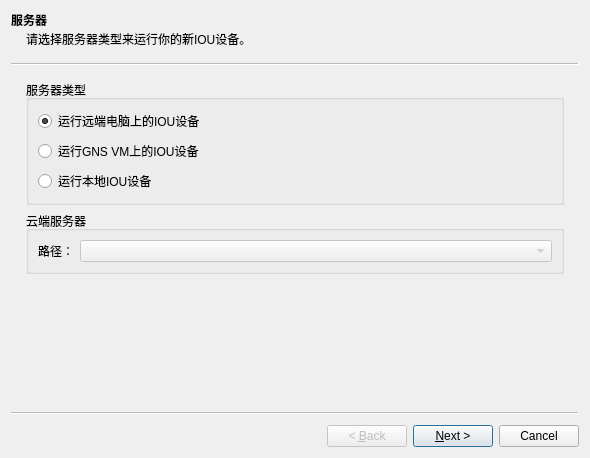
<?xml version="1.0" encoding="UTF-8"?>
<ui version="4.0">
 <class>IOUDeviceWizard</class>
 <widget class="QWizard" name="IOUDeviceWizard">
  <property name="geometry">
   <rect>
    <x>0</x>
    <y>0</y>
    <width>590</width>
    <height>458</height>
   </rect>
  </property>
  <property name="windowTitle">
   <string>新添IOU设备模板</string>
  </property>
  <property name="modal">
   <bool>true</bool>
  </property>
  <widget class="QWizardPage" name="uiServerWizardPage">
   <property name="title">
    <string>服务器</string>
   </property>
   <property name="subTitle">
    <string>请选择服务器类型来运行你的新IOU设备。</string>
   </property>
   <layout class="QGridLayout" name="gridLayout_2">
    <item row="0" column="0">
     <widget class="QGroupBox" name="uiServerTypeGroupBox">
      <property name="title">
       <string>服务器类型</string>
      </property>
      <layout class="QVBoxLayout" name="verticalLayout">
       <item>
        <widget class="QRadioButton" name="uiRemoteRadioButton">
         <property name="text">
          <string>运行远端电脑上的IOU设备</string>
         </property>
         <property name="checked">
          <bool>true</bool>
         </property>
        </widget>
       </item>
       <item>
        <widget class="QRadioButton" name="uiVMRadioButton">
         <property name="text">
          <string>运行GNS VM上的IOU设备</string>
         </property>
        </widget>
       </item>
       <item>
        <widget class="QRadioButton" name="uiLocalRadioButton">
         <property name="text">
          <string>运行本地IOU设备</string>
         </property>
        </widget>
       </item>
      </layout>
     </widget>
    </item>
    <item row="1" column="0">
     <widget class="QGroupBox" name="uiRemoteServersGroupBox">
      <property name="title">
       <string>云端服务器</string>
      </property>
      <layout class="QGridLayout" name="gridLayout_7">
       <item row="0" column="0">
        <widget class="QLabel" name="uiRemoteServersLabel">
         <property name="text">
          <string>路径：</string>
         </property>
        </widget>
       </item>
       <item row="0" column="1">
        <widget class="QComboBox" name="uiRemoteServersComboBox">
         <property name="enabled">
          <bool>false</bool>
         </property>
         <property name="sizePolicy">
          <sizepolicy hsizetype="Expanding" vsizetype="Fixed">
           <horstretch>0</horstretch>
           <verstretch>0</verstretch>
          </sizepolicy>
         </property>
        </widget>
       </item>
      </layout>
     </widget>
    </item>
   </layout>
  </widget>
  <widget class="QWizardPage" name="uiNameWizardPage">
   <property name="title">
    <string>名称和镜像</string>
   </property>
   <property name="subTitle">
    <string>请为新的IOu设备选择一个描述性的名称和图像添加一个镜像</string>
   </property>
   <layout class="QVBoxLayout" name="verticalLayout_2">
    <item>
     <layout class="QFormLayout" name="formLayout_7">
      <property name="fieldGrowthPolicy">
       <enum>QFormLayout::ExpandingFieldsGrow</enum>
      </property>
      <item row="0" column="0">
       <widget class="QLabel" name="uiNameLabel">
        <property name="text">
         <string>名称：</string>
        </property>
       </widget>
      </item>
      <item row="0" column="1">
       <widget class="QLineEdit" name="uiNameLineEdit"/>
      </item>
     </layout>
    </item>
    <item>
     <widget class="QGroupBox" name="groupBox">
      <property name="layoutDirection">
       <enum>Qt::LeftToRight</enum>
      </property>
      <property name="autoFillBackground">
       <bool>false</bool>
      </property>
      <property name="title">
       <string>镜像</string>
      </property>
      <layout class="QVBoxLayout" name="verticalLayout_3">
       <item>
        <layout class="QHBoxLayout" name="horizontalLayout_2">
         <item>
          <widget class="QRadioButton" name="uiExistingImageRadioButton">
           <property name="text">
            <string>导入的镜像</string>
           </property>
           <property name="checked">
            <bool>true</bool>
           </property>
          </widget>
         </item>
         <item>
          <widget class="QRadioButton" name="uiNewImageRadioButton">
           <property name="text">
            <string>新的镜像</string>
           </property>
           <property name="checked">
            <bool>false</bool>
           </property>
          </widget>
         </item>
         <item>
          <spacer name="horizontalSpacer_2">
           <property name="orientation">
            <enum>Qt::Horizontal</enum>
           </property>
           <property name="sizeHint" stdset="0">
            <size>
             <width>40</width>
             <height>20</height>
            </size>
           </property>
          </spacer>
         </item>
        </layout>
       </item>
       <item>
        <layout class="QFormLayout" name="formLayout_8">
         <property name="fieldGrowthPolicy">
          <enum>QFormLayout::AllNonFixedFieldsGrow</enum>
         </property>
         <item row="1" column="0">
          <widget class="QLabel" name="uiTypeLabel">
           <property name="text">
            <string>类别：</string>
           </property>
          </widget>
         </item>
         <item row="1" column="1">
          <widget class="QComboBox" name="uiTypeComboBox"/>
         </item>
         <item row="2" column="0">
          <widget class="QLabel" name="uiIOUImageLabel">
           <property name="text">
            <string>IOU镜像：</string>
           </property>
          </widget>
         </item>
         <item row="2" column="1">
          <layout class="QHBoxLayout" name="horizontalLayout_5">
           <item>
            <widget class="QComboBox" name="uiIOUImageListComboBox"/>
           </item>
           <item>
            <widget class="QLineEdit" name="uiIOUImageLineEdit"/>
           </item>
           <item>
            <widget class="QToolButton" name="uiIOUImageToolButton">
             <property name="text">
              <string>  浏览  </string>
             </property>
             <property name="toolButtonStyle">
              <enum>Qt::ToolButtonTextOnly</enum>
             </property>
            </widget>
           </item>
          </layout>
         </item>
        </layout>
       </item>
      </layout>
     </widget>
    </item>
   </layout>
  </widget>
 </widget>
 <tabstops>
  <tabstop>uiNameLineEdit</tabstop>
 </tabstops>
 <resources/>
 <connections/>
</ui>
